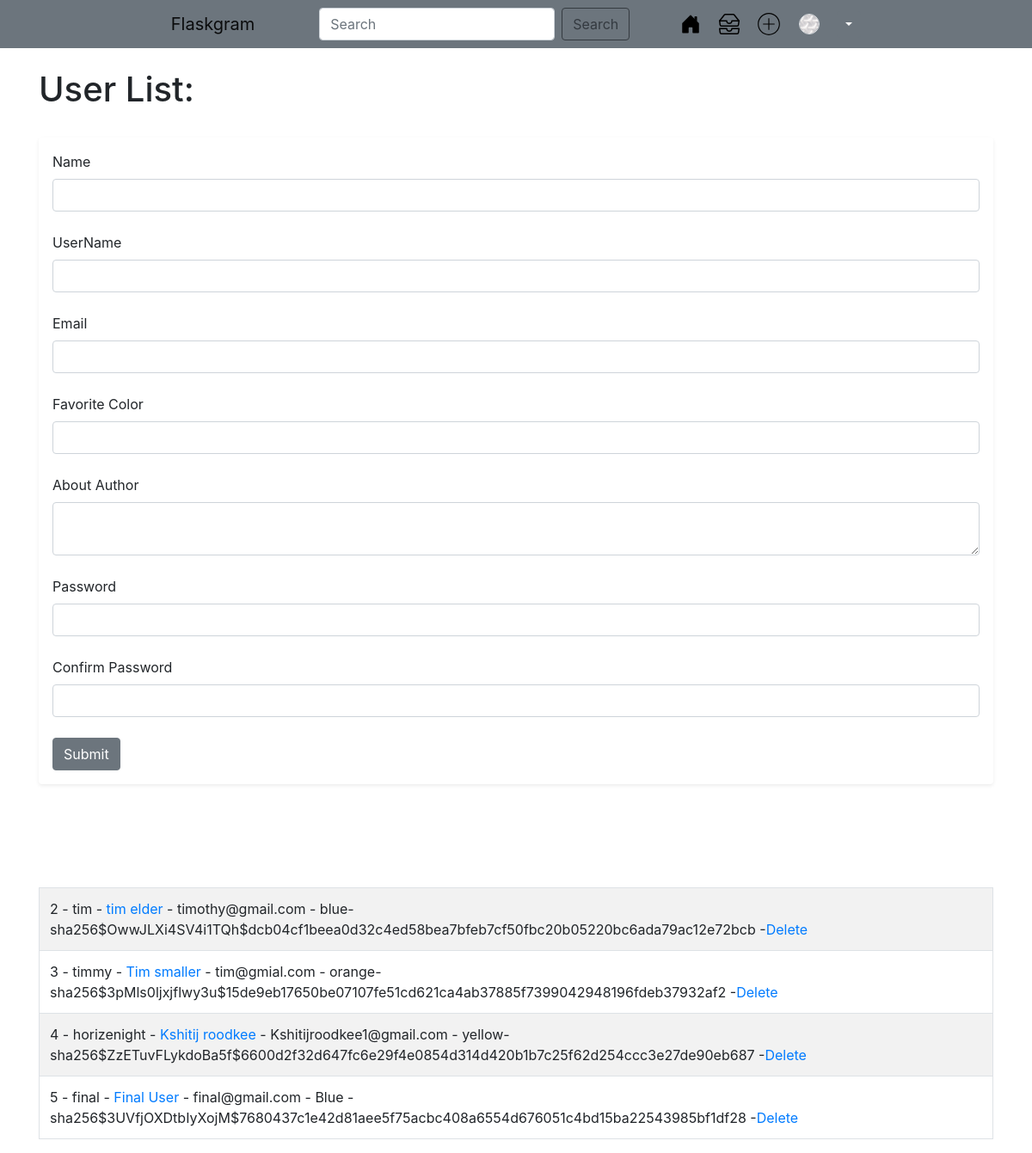
Screenshot of /user/add (signed in) with the database file from the repository.
### hello.py (models this page shows, shortened)
class Users(db.Model,UserMixin):
    id = db.Column(db.Integer,primary_key=True)
    username = db.Column(db.String(120),nullable=False)
    name = db.Column(db.String(120),nullable=False)
    email = db.Column(db.String(120),nullable=False,unique=True)
    profile_pic = db.Column(db.String(),nullable=True)
    favorite_color = db.Column(db.String(120))
    about_author = db.Column(db.Text(500),nullable=True)
    date_added = db.Column(db.DateTime,default=datetime.utcnow)
    password_hash = db.Column(db.String(120))
    posts= db.relationship('Posts',backref='poster')
    followed = db.relationship(
        'Users', secondary=followers,
        primaryjoin=(followers.c.follower_id == id),
        secondaryjoin=(followers.c.followed_id == id),
        backref=db.backref('followers', lazy='dynamic'), lazy='dynamic')
    liked = db.relationship(
        'LikePost',
        foreign_keys='LikePost.user_id',
        backref='user', lazy='dynamic')
    @property
    def password(self):
        raise AttributeError('password is not readable attribute')

### hello.py (the view, shortened to what this page needs)
@app.route('/user/add',methods =['GET',"POST"])
def add_user():
    name = None
    form = UserForm()
    our_users = Users.query.order_by(Users.date_added)
    return render_template("add_user.html",form =  form,name=name,our_users = our_users)

### WebForms.py
class UserForm(FlaskForm):
    name = StringField("Name" , validators= [DataRequired()])
    username = StringField("UserName" , validators= [DataRequired()])
    email = StringField("Email" , validators= [DataRequired()])
    favorite_color = StringField('Favorite Color')
    about_author = TextAreaField('About Author')
    profile_pic = FileField("Profile Pic")
    password_hash = PasswordField('Password',validators=[DataRequired(),EqualTo('password_hash2',message='Passwords Must Match')])
    password_hash2 = PasswordField('Confirm Password',validators=[DataRequired()])
    submit = SubmitField("Submit")

class SearchForm(FlaskForm):
    searched = StringField("Searched" , validators=[DataRequired(),Length(min=1)])
    submit = SubmitField("Submit")

### hello.py (called while the page is built)
@login_manager.user_loader
def load_user(user_id):
    return Users.query.get(int(user_id))

@app.context_processor
def base():
    form = SearchForm()
    return dict(form=form)

### templates/add_user.html (shortened to what this page needs)
{% extends 'base.html' %}
{% block content%}
    <br/>
{% if name %}
    <h1>User Added !</h1>
    <br/><br/><br/>
    <table class='table table-hover table-bordered table-striped'>
        {%for our_user in our_users%}
        <tr>
            <td>
                {{our_user.id}} -   {{our_user.username}} - <a href="{{url_for('update',id=our_user.id)}}">{{our_user.name}} </a> - {{our_user.email}} - {{our_user.favorite_color}}-{{our_user.password_hash}}  -<a href="{{url_for('delete',id=our_user.id)}}">Delete </a>  <br/>
            </td>
        </tr>
        {%endfor %}
    </table>
{%else%}
    <h1>User List: </h1>
    <br/>
    <div class="shadow-sm p-3 mb-5 bg-body rounded">
    <form method="POST">
        {{form.name.label(class='form-label')}}
        {{form.name(class='form-control')}}
<br/>
        {{form.username.label(class='form-label')}}
        {{form.username(class='form-control')}}
<br/>
        {{form.email.label(class='form-label')}}
        {{form.email(class='form-control')}}
<br/>
        {{form.favorite_color.label(class='form-label')}}
        {{form.favorite_color(class='form-control')}}
<br/>
        {{form.about_author.label(class='form-label')}}
        {{form.about_author(class='form-control')}}
<br/>
        {{form.password_hash.label(class='form-label')}}
        {{form.password_hash(class='form-control')}}
<br/>
        {{form.password_hash2.label(class='form-label')}}
        {{form.password_hash2(class='form-control')}}
<br/>
        {{form.submit(class='btn btn-secondary')}}
    </form>
</div>
<br/><br/><br/>
<table class='table table-hover table-bordered table-striped'>
    {%for our_user in our_users%}
    <tr>
        <td>
            {{our_user.id}} -   {{our_user.username}} - <a href="{{url_for('update',id=our_user.id)}}">{{our_user.name}} </a> - {{our_user.email}} - {{our_user.favorite_color}}-{{our_user.password_hash}}  -<a href="{{url_for('delete',id=our_user.id)}}">Delete </a>  <br/>
        </td>
    </tr>
    {%endfor %}
</table>
{%endif%}
{%endblock%}

### rows the page displays
Users: id "2", username "tim", name "tim elder", email "timothy@gmail.com", favorite_color "blue", password_hash "sha256$OwwJLXi4SV4i1TQh$dcb04cf1beea0d32c4ed58bea7bfeb7cf50fbc20b05220bc6ada79ac12e72bcb"
Users: id "3", username "timmy", name "Tim smaller", email "tim@gmial.com", favorite_color "orange", password_hash "sha256$3pMls0ljxjflwy3u$15de9eb17650be07107fe51cd621ca4ab37885f7399042948196fdeb37932af2"
Users: id "4", username "horizenight", name "Kshitij roodkee", email "Kshitijroodkee1@gmail.com", favorite_color "yellow", password_hash "sha256$ZzETuvFLykdoBa5f$6600d2f32d647fc6e29f4e0854d314d420b1b7c25f62d254ccc3e27de90eb687"
Users: id "5", username "final", name "Final User", email "final@gmail.com", favorite_color "Blue", password_hash "sha256$3UVfjOXDtbIyXojM$7680437c1e42d81aee5f75acbc408a6554d676051c4bd15ba22543985bf1df28"
